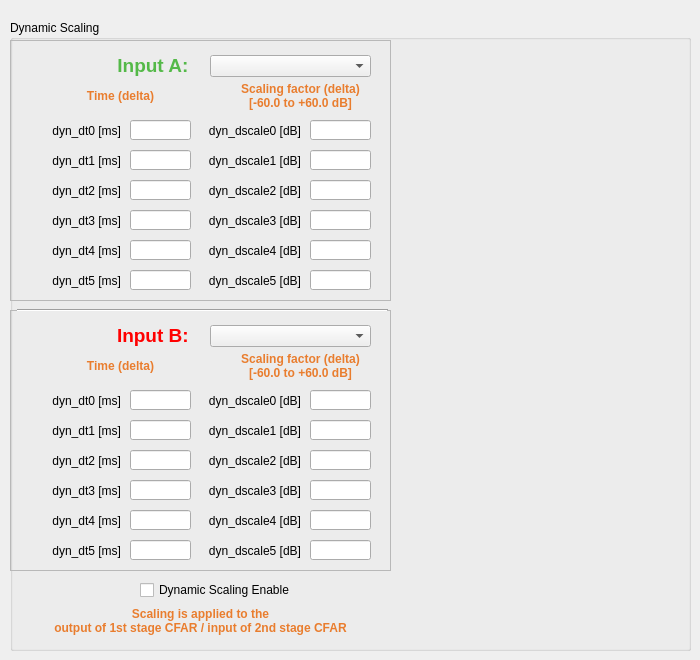
   <widget class="QWidget" name="DynamicScaling">
    <attribute name="title">
     <string>Dynamic Scaling</string>
    </attribute>
    <widget class="QGroupBox" name="groupBox">
     <property name="geometry">
      <rect>
       <x>10</x>
       <y>20</y>
       <width>681</width>
       <height>631</height>
      </rect>
     </property>
     <property name="title">
      <string>Dynamic Scaling</string>
     </property>
     <widget class="QCustomPlot" name="ptDynScale" native="true">
      <property name="geometry">
       <rect>
        <x>390</x>
        <y>20</y>
        <width>271</width>
        <height>531</height>
       </rect>
      </property>
     </widget>
     <widget class="CustomControls::CheckBox" name="checkBox">
      <property name="geometry">
       <rect>
        <x>130</x>
        <y>560</y>
        <width>151</width>
        <height>20</height>
       </rect>
      </property>
      <property name="accessibleName">
       <string>DYN_SC_ENA</string>
      </property>
      <property name="layoutDirection">
       <enum>Qt::LeftToRight</enum>
      </property>
      <property name="text">
       <string>Dynamic Scaling Enable</string>
      </property>
     </widget>
     <widget class="QFrame" name="frame_3">
      <property name="geometry">
       <rect>
        <x>0</x>
        <y>20</y>
        <width>381</width>
        <height>261</height>
       </rect>
      </property>
      <property name="frameShape">
       <enum>QFrame::StyledPanel</enum>
      </property>
      <property name="frameShadow">
       <enum>QFrame::Raised</enum>
      </property>
      <widget class="QLabel" name="label_148">
       <property name="geometry">
        <rect>
         <x>180</x>
         <y>230</y>
         <width>111</width>
         <height>21</height>
        </rect>
       </property>
       <property name="text">
        <string>dyn_dscale5 [dB]</string>
       </property>
       <property name="alignment">
        <set>Qt::AlignRight|Qt::AlignTrailing|Qt::AlignVCenter</set>
       </property>
      </widget>
      <widget class="CustomControls::RealEdit" name="le_dyn_sc_dt0">
       <property name="geometry">
        <rect>
         <x>120</x>
         <y>80</y>
         <width>61</width>
         <height>20</height>
        </rect>
       </property>
       <property name="accessibleName">
        <string>DYN_SC_TIME_0</string>
       </property>
       <property name="readOnly">
        <bool>true</bool>
       </property>
      </widget>
      <widget class="QLabel" name="label_142">
       <property name="geometry">
        <rect>
         <x>180</x>
         <y>140</y>
         <width>111</width>
         <height>21</height>
        </rect>
       </property>
       <property name="text">
        <string>dyn_dscale2 [dB]</string>
       </property>
       <property name="alignment">
        <set>Qt::AlignRight|Qt::AlignTrailing|Qt::AlignVCenter</set>
       </property>
      </widget>
      <widget class="CustomControls::RealEdit" name="le_dyn_sc_dt5">
       <property name="geometry">
        <rect>
         <x>120</x>
         <y>230</y>
         <width>61</width>
         <height>20</height>
        </rect>
       </property>
       <property name="accessibleName">
        <string>DYN_SC_TIME_5</string>
       </property>
      </widget>
      <widget class="QLabel" name="label_131">
       <property name="geometry">
        <rect>
         <x>180</x>
         <y>110</y>
         <width>111</width>
         <height>21</height>
        </rect>
       </property>
       <property name="text">
        <string>dyn_dscale1 [dB]</string>
       </property>
       <property name="alignment">
        <set>Qt::AlignRight|Qt::AlignTrailing|Qt::AlignVCenter</set>
       </property>
      </widget>
      <widget class="CustomControls::RealEdit" name="le_dyn_sc_dt4">
       <property name="geometry">
        <rect>
         <x>120</x>
         <y>200</y>
         <width>61</width>
         <height>20</height>
        </rect>
       </property>
       <property name="accessibleName">
        <string>DYN_SC_TIME_4</string>
       </property>
      </widget>
      <widget class="CustomControls::RealEdit" name="le_dyn_sc_dt1">
       <property name="geometry">
        <rect>
         <x>120</x>
         <y>110</y>
         <width>61</width>
         <height>20</height>
        </rect>
       </property>
       <property name="accessibleName">
        <string>DYN_SC_TIME_1</string>
       </property>
      </widget>
      <widget class="CustomControls::RealEdit" name="le_dyn_sc_dt2">
       <property name="geometry">
        <rect>
         <x>120</x>
         <y>140</y>
         <width>61</width>
         <height>20</height>
        </rect>
       </property>
       <property name="accessibleName">
        <string>DYN_SC_TIME_2</string>
       </property>
      </widget>
      <widget class="QLabel" name="label_60">
       <property name="geometry">
        <rect>
         <x>30</x>
         <y>40</y>
         <width>161</width>
         <height>31</height>
        </rect>
       </property>
       <property name="font">
        <font>
         <weight>75</weight>
         <bold>true</bold>
        </font>
       </property>
       <property name="styleSheet">
        <string notr="true">color: rgb(233, 125, 46);</string>
       </property>
       <property name="text">
        <string>Time (delta)</string>
       </property>
       <property name="alignment">
        <set>Qt::AlignCenter</set>
       </property>
      </widget>
      <widget class="CustomControls::RealEdit" name="le_dyn_sc_val5">
       <property name="geometry">
        <rect>
         <x>300</x>
         <y>230</y>
         <width>61</width>
         <height>20</height>
        </rect>
       </property>
       <property name="accessibleName">
        <string>DYN_SC_VAL_5</string>
       </property>
      </widget>
      <widget class="CustomControls::RealEdit" name="le_dyn_sc_val2">
       <property name="geometry">
        <rect>
         <x>300</x>
         <y>140</y>
         <width>61</width>
         <height>20</height>
        </rect>
       </property>
       <property name="accessibleName">
        <string>DYN_SC_VAL_2</string>
       </property>
      </widget>
      <widget class="CustomControls::RealEdit" name="le_dyn_sc_val4">
       <property name="geometry">
        <rect>
         <x>300</x>
         <y>200</y>
         <width>61</width>
         <height>20</height>
        </rect>
       </property>
       <property name="accessibleName">
        <string>DYN_SC_VAL_4</string>
       </property>
      </widget>
      <widget class="QLabel" name="label_126">
       <property name="geometry">
        <rect>
         <x>180</x>
         <y>80</y>
         <width>111</width>
         <height>21</height>
        </rect>
       </property>
       <property name="text">
        <string>dyn_dscale0 [dB]</string>
       </property>
       <property name="alignment">
        <set>Qt::AlignRight|Qt::AlignTrailing|Qt::AlignVCenter</set>
       </property>
      </widget>
      <widget class="QLabel" name="label_129">
       <property name="geometry">
        <rect>
         <x>0</x>
         <y>80</y>
         <width>111</width>
         <height>21</height>
        </rect>
       </property>
       <property name="text">
        <string>dyn_dt0 [ms]</string>
       </property>
       <property name="alignment">
        <set>Qt::AlignRight|Qt::AlignTrailing|Qt::AlignVCenter</set>
       </property>
      </widget>
      <widget class="CustomControls::RealEdit" name="le_dyn_sc_dt3">
       <property name="geometry">
        <rect>
         <x>120</x>
         <y>170</y>
         <width>61</width>
         <height>20</height>
        </rect>
       </property>
       <property name="accessibleName">
        <string>DYN_SC_TIME_3</string>
       </property>
      </widget>
      <widget class="QLabel" name="label_141">
       <property name="geometry">
        <rect>
         <x>0</x>
         <y>140</y>
         <width>111</width>
         <height>21</height>
        </rect>
       </property>
       <property name="text">
        <string>dyn_dt2 [ms]</string>
       </property>
       <property name="alignment">
        <set>Qt::AlignRight|Qt::AlignTrailing|Qt::AlignVCenter</set>
       </property>
      </widget>
      <widget class="QLabel" name="label_146">
       <property name="geometry">
        <rect>
         <x>180</x>
         <y>200</y>
         <width>111</width>
         <height>21</height>
        </rect>
       </property>
       <property name="text">
        <string>dyn_dscale4 [dB]</string>
       </property>
       <property name="alignment">
        <set>Qt::AlignRight|Qt::AlignTrailing|Qt::AlignVCenter</set>
       </property>
      </widget>
      <widget class="QLabel" name="label_144">
       <property name="geometry">
        <rect>
         <x>180</x>
         <y>170</y>
         <width>111</width>
         <height>21</height>
        </rect>
       </property>
       <property name="text">
        <string>dyn_dscale3 [dB]</string>
       </property>
       <property name="alignment">
        <set>Qt::AlignRight|Qt::AlignTrailing|Qt::AlignVCenter</set>
       </property>
      </widget>
      <widget class="QLabel" name="label_143">
       <property name="geometry">
        <rect>
         <x>0</x>
         <y>170</y>
         <width>111</width>
         <height>21</height>
        </rect>
       </property>
       <property name="text">
        <string>dyn_dt3 [ms]</string>
       </property>
       <property name="alignment">
        <set>Qt::AlignRight|Qt::AlignTrailing|Qt::AlignVCenter</set>
       </property>
      </widget>
      <widget class="CustomControls::RealEdit" name="le_dyn_sc_val0">
       <property name="geometry">
        <rect>
         <x>300</x>
         <y>80</y>
         <width>61</width>
         <height>20</height>
        </rect>
       </property>
       <property name="accessibleName">
        <string>DYN_SC_VAL_0</string>
       </property>
      </widget>
      <widget class="CustomControls::RealEdit" name="le_dyn_sc_val3">
       <property name="geometry">
        <rect>
         <x>300</x>
         <y>170</y>
         <width>61</width>
         <height>20</height>
        </rect>
       </property>
       <property name="accessibleName">
        <string>DYN_SC_VAL_3</string>
       </property>
      </widget>
      <widget class="QLabel" name="label_147">
       <property name="geometry">
        <rect>
         <x>0</x>
         <y>230</y>
         <width>111</width>
         <height>21</height>
        </rect>
       </property>
       <property name="text">
        <string>dyn_dt5 [ms]</string>
       </property>
       <property name="alignment">
        <set>Qt::AlignRight|Qt::AlignTrailing|Qt::AlignVCenter</set>
       </property>
      </widget>
      <widget class="QLabel" name="label_145">
       <property name="geometry">
        <rect>
         <x>0</x>
         <y>200</y>
         <width>111</width>
         <height>21</height>
        </rect>
       </property>
       <property name="text">
        <string>dyn_dt4 [ms]</string>
       </property>
       <property name="alignment">
        <set>Qt::AlignRight|Qt::AlignTrailing|Qt::AlignVCenter</set>
       </property>
      </widget>
      <widget class="QLabel" name="label_63">
       <property name="geometry">
        <rect>
         <x>210</x>
         <y>40</y>
         <width>161</width>
         <height>31</height>
        </rect>
       </property>
       <property name="font">
        <font>
         <weight>75</weight>
         <bold>true</bold>
        </font>
       </property>
       <property name="styleSheet">
        <string notr="true">color: rgb(233, 125, 46);</string>
       </property>
       <property name="text">
        <string>Scaling factor (delta) 
[-60.0 to +60.0 dB]</string>
       </property>
       <property name="alignment">
        <set>Qt::AlignCenter</set>
       </property>
      </widget>
      <widget class="QLabel" name="label_130">
       <property name="geometry">
        <rect>
         <x>0</x>
         <y>110</y>
         <width>111</width>
         <height>21</height>
        </rect>
       </property>
       <property name="text">
        <string>dyn_dt1 [ms]</string>
       </property>
       <property name="alignment">
        <set>Qt::AlignRight|Qt::AlignTrailing|Qt::AlignVCenter</set>
       </property>
      </widget>
      <widget class="CustomControls::RealEdit" name="le_dyn_sc_val1">
       <property name="geometry">
        <rect>
         <x>300</x>
         <y>110</y>
         <width>61</width>
         <height>20</height>
        </rect>
       </property>
       <property name="accessibleName">
        <string>DYN_SC_VAL_1</string>
       </property>
      </widget>
      <widget class="QLabel" name="label_66">
       <property name="geometry">
        <rect>
         <x>0</x>
         <y>0</y>
         <width>291</width>
         <height>51</height>
        </rect>
       </property>
       <property name="font">
        <font>
         <pointsize>14</pointsize>
         <weight>75</weight>
         <bold>true</bold>
        </font>
       </property>
       <property name="styleSheet">
        <string notr="true">color: rgb(84, 185, 72);</string>
       </property>
       <property name="text">
        <string>Input A: </string>
       </property>
       <property name="alignment">
        <set>Qt::AlignCenter</set>
       </property>
      </widget>
      <widget class="CustomControls::ComboBox" name="cbDynScChA">
       <property name="geometry">
        <rect>
         <x>200</x>
         <y>15</y>
         <width>161</width>
         <height>22</height>
        </rect>
       </property>
      </widget>
     </widget>
     <widget class="QLabel" name="label_64">
      <property name="geometry">
       <rect>
        <x>10</x>
        <y>580</y>
        <width>361</width>
        <height>41</height>
       </rect>
      </property>
      <property name="font">
       <font>
        <weight>75</weight>
        <bold>true</bold>
       </font>
      </property>
      <property name="styleSheet">
       <string notr="true">color: rgb(233, 125, 46);</string>
      </property>
      <property name="text">
       <string>Scaling is applied to the 
output of 1st stage CFAR / input of 2nd stage CFAR</string>
      </property>
      <property name="alignment">
       <set>Qt::AlignCenter</set>
      </property>
     </widget>
     <widget class="QFrame" name="frame_4">
      <property name="geometry">
       <rect>
        <x>0</x>
        <y>290</y>
        <width>381</width>
        <height>261</height>
       </rect>
      </property>
      <property name="frameShape">
       <enum>QFrame::StyledPanel</enum>
      </property>
      <property name="frameShadow">
       <enum>QFrame::Raised</enum>
      </property>
      <widget class="QLabel" name="label_149">
       <property name="geometry">
        <rect>
         <x>180</x>
         <y>230</y>
         <width>111</width>
         <height>21</height>
        </rect>
       </property>
       <property name="text">
        <string>dyn_dscale5 [dB]</string>
       </property>
       <property name="alignment">
        <set>Qt::AlignRight|Qt::AlignTrailing|Qt::AlignVCenter</set>
       </property>
      </widget>
      <widget class="CustomControls::RealEdit" name="le_dyn_sc_dt0_2">
       <property name="geometry">
        <rect>
         <x>120</x>
         <y>80</y>
         <width>61</width>
         <height>20</height>
        </rect>
       </property>
       <property name="accessibleName">
        <string>DYN_SC_TIME_0_B</string>
       </property>
       <property name="readOnly">
        <bool>true</bool>
       </property>
      </widget>
      <widget class="QLabel" name="label_150">
       <property name="geometry">
        <rect>
         <x>180</x>
         <y>140</y>
         <width>111</width>
         <height>21</height>
        </rect>
       </property>
       <property name="text">
        <string>dyn_dscale2 [dB]</string>
       </property>
       <property name="alignment">
        <set>Qt::AlignRight|Qt::AlignTrailing|Qt::AlignVCenter</set>
       </property>
      </widget>
      <widget class="CustomControls::RealEdit" name="le_dyn_sc_dt5_2">
       <property name="geometry">
        <rect>
         <x>120</x>
         <y>230</y>
         <width>61</width>
         <height>20</height>
        </rect>
       </property>
       <property name="accessibleName">
        <string>DYN_SC_TIME_5_B</string>
       </property>
      </widget>
      <widget class="QLabel" name="label_151">
       <property name="geometry">
        <rect>
         <x>180</x>
         <y>110</y>
         <width>111</width>
         <height>21</height>
        </rect>
       </property>
       <property name="text">
        <string>dyn_dscale1 [dB]</string>
       </property>
       <property name="alignment">
        <set>Qt::AlignRight|Qt::AlignTrailing|Qt::AlignVCenter</set>
       </property>
      </widget>
      <widget class="CustomControls::RealEdit" name="le_dyn_sc_dt4_2">
       <property name="geometry">
        <rect>
         <x>120</x>
         <y>200</y>
         <width>61</width>
         <height>20</height>
        </rect>
       </property>
       <property name="accessibleName">
        <string>DYN_SC_TIME_4_B</string>
       </property>
      </widget>
      <widget class="CustomControls::RealEdit" name="le_dyn_sc_dt1_2">
       <property name="geometry">
        <rect>
         <x>120</x>
         <y>110</y>
         <width>61</width>
         <height>20</height>
        </rect>
       </property>
       <property name="accessibleName">
        <string>DYN_SC_TIME_1_B</string>
       </property>
      </widget>
      <widget class="CustomControls::RealEdit" name="le_dyn_sc_dt2_2">
       <property name="geometry">
        <rect>
         <x>120</x>
         <y>140</y>
         <width>61</width>
         <height>20</height>
        </rect>
       </property>
       <property name="accessibleName">
        <string>DYN_SC_TIME_2_B</string>
       </property>
      </widget>
      <widget class="QLabel" name="label_67">
       <property name="geometry">
        <rect>
         <x>30</x>
         <y>40</y>
         <width>161</width>
         <height>31</height>
        </rect>
       </property>
       <property name="font">
        <font>
         <weight>75</weight>
         <bold>true</bold>
        </font>
       </property>
       <property name="styleSheet">
        <string notr="true">color: rgb(233, 125, 46);</string>
       </property>
       <property name="text">
        <string>Time (delta)</string>
       </property>
       <property name="alignment">
        <set>Qt::AlignCenter</set>
       </property>
      </widget>
      <widget class="CustomControls::RealEdit" name="le_dyn_sc_val5_2">
       <property name="geometry">
        <rect>
         <x>300</x>
         <y>230</y>
         <width>61</width>
         <height>20</height>
        </rect>
       </property>
       <property name="accessibleName">
        <string>DYN_SC_VAL_5_B</string>
       </property>
      </widget>
      <widget class="CustomControls::RealEdit" name="le_dyn_sc_val2_2">
       <property name="geometry">
        <rect>
         <x>300</x>
         <y>140</y>
         <width>61</width>
         <height>20</height>
        </rect>
       </property>
       <property name="accessibleName">
        <string>DYN_SC_VAL_2_B</string>
       </property>
      </widget>
      <widget class="CustomControls::RealEdit" name="le_dyn_sc_val4_2">
       <property name="geometry">
        <rect>
         <x>300</x>
         <y>200</y>
         <width>61</width>
         <height>20</height>
        </rect>
       </property>
       <property name="accessibleName">
        <string>DYN_SC_VAL_4_B</string>
       </property>
      </widget>
      <widget class="QLabel" name="label_152">
       <property name="geometry">
        <rect>
         <x>180</x>
         <y>80</y>
         <width>111</width>
         <height>21</height>
        </rect>
       </property>
       <property name="text">
        <string>dyn_dscale0 [dB]</string>
       </property>
       <property name="alignment">
        <set>Qt::AlignRight|Qt::AlignTrailing|Qt::AlignVCenter</set>
       </property>
      </widget>
      <widget class="QLabel" name="label_153">
       <property name="geometry">
        <rect>
         <x>0</x>
         <y>80</y>
         <width>111</width>
         <height>21</height>
        </rect>
       </property>
       <property name="text">
        <string>dyn_dt0 [ms]</string>
       </property>
       <property name="alignment">
        <set>Qt::AlignRight|Qt::AlignTrailing|Qt::AlignVCenter</set>
       </property>
      </widget>
      <widget class="CustomControls::RealEdit" name="le_dyn_sc_dt3_2">
       <property name="geometry">
        <rect>
         <x>120</x>
         <y>170</y>
         <width>61</width>
         <height>20</height>
        </rect>
       </property>
       <property name="accessibleName">
        <string>DYN_SC_TIME_3_B</string>
       </property>
      </widget>
      <widget class="QLabel" name="label_154">
       <property name="geometry">
        <rect>
         <x>0</x>
         <y>140</y>
         <width>111</width>
         <height>21</height>
        </rect>
       </property>
       <property name="text">
        <string>dyn_dt2 [ms]</string>
       </property>
       <property name="alignment">
        <set>Qt::AlignRight|Qt::AlignTrailing|Qt::AlignVCenter</set>
       </property>
      </widget>
      <widget class="QLabel" name="label_155">
       <property name="geometry">
        <rect>
         <x>180</x>
         <y>200</y>
         <width>111</width>
         <height>21</height>
        </rect>
       </property>
       <property name="text">
        <string>dyn_dscale4 [dB]</string>
       </property>
       <property name="alignment">
        <set>Qt::AlignRight|Qt::AlignTrailing|Qt::AlignVCenter</set>
       </property>
      </widget>
      <widget class="QLabel" name="label_156">
       <property name="geometry">
        <rect>
         <x>180</x>
         <y>170</y>
         <width>111</width>
         <height>21</height>
        </rect>
       </property>
       <property name="text">
        <string>dyn_dscale3 [dB]</string>
       </property>
       <property name="alignment">
        <set>Qt::AlignRight|Qt::AlignTrailing|Qt::AlignVCenter</set>
       </property>
      </widget>
      <widget class="QLabel" name="label_157">
       <property name="geometry">
        <rect>
         <x>0</x>
         <y>170</y>
         <width>111</width>
         <height>21</height>
        </rect>
       </property>
       <property name="text">
        <string>dyn_dt3 [ms]</string>
       </property>
       <property name="alignment">
        <set>Qt::AlignRight|Qt::AlignTrailing|Qt::AlignVCenter</set>
       </property>
      </widget>
      <widget class="CustomControls::RealEdit" name="le_dyn_sc_val0_2">
       <property name="geometry">
        <rect>
         <x>300</x>
         <y>80</y>
         <width>61</width>
         <height>20</height>
        </rect>
       </property>
       <property name="accessibleName">
        <string>DYN_SC_VAL_0_B</string>
       </property>
      </widget>
      <widget class="CustomControls::RealEdit" name="le_dyn_sc_val3_2">
       <property name="geometry">
        <rect>
         <x>300</x>
         <y>170</y>
         <width>61</width>
         <height>20</height>
        </rect>
       </property>
       <property name="accessibleName">
        <string>DYN_SC_VAL_3_B</string>
       </property>
      </widget>
      <widget class="QLabel" name="label_158">
       <property name="geometry">
        <rect>
         <x>0</x>
         <y>230</y>
         <width>111</width>
         <height>21</height>
        </rect>
       </property>
       <property name="text">
        <string>dyn_dt5 [ms]</string>
       </property>
       <property name="alignment">
        <set>Qt::AlignRight|Qt::AlignTrailing|Qt::AlignVCenter</set>
       </property>
      </widget>
      <widget class="QLabel" name="label_159">
       <property name="geometry">
        <rect>
         <x>0</x>
         <y>200</y>
         <width>111</width>
         <height>21</height>
        </rect>
       </property>
       <property name="text">
        <string>dyn_dt4 [ms]</string>
       </property>
       <property name="alignment">
        <set>Qt::AlignRight|Qt::AlignTrailing|Qt::AlignVCenter</set>
       </property>
      </widget>
      <widget class="QLabel" name="label_68">
       <property name="geometry">
        <rect>
         <x>210</x>
         <y>40</y>
         <width>161</width>
         <height>31</height>
        </rect>
       </property>
       <property name="font">
        <font>
         <weight>75</weight>
         <bold>true</bold>
        </font>
       </property>
       <property name="styleSheet">
        <string notr="true">color: rgb(233, 125, 46);</string>
       </property>
       <property name="text">
        <string>Scaling factor (delta) 
[-60.0 to +60.0 dB]</string>
       </property>
       <property name="alignment">
        <set>Qt::AlignCenter</set>
       </property>
      </widget>
      <widget class="QLabel" name="label_160">
       <property name="geometry">
        <rect>
         <x>0</x>
         <y>110</y>
         <width>111</width>
         <height>21</height>
        </rect>
       </property>
       <property name="text">
        <string>dyn_dt1 [ms]</string>
       </property>
       <property name="alignment">
        <set>Qt::AlignRight|Qt::AlignTrailing|Qt::AlignVCenter</set>
       </property>
      </widget>
      <widget class="CustomControls::RealEdit" name="le_dyn_sc_val1_2">
       <property name="geometry">
        <rect>
         <x>300</x>
         <y>110</y>
         <width>61</width>
         <height>20</height>
        </rect>
       </property>
       <property name="accessibleName">
        <string>DYN_SC_VAL_1_B</string>
       </property>
      </widget>
      <widget class="QLabel" name="label_70">
       <property name="geometry">
        <rect>
         <x>0</x>
         <y>0</y>
         <width>291</width>
         <height>51</height>
        </rect>
       </property>
       <property name="font">
        <font>
         <pointsize>14</pointsize>
         <weight>75</weight>
         <bold>true</bold>
        </font>
       </property>
       <property name="styleSheet">
        <string notr="true">color: red;</string>
       </property>
       <property name="text">
        <string>Input B: </string>
       </property>
       <property name="alignment">
        <set>Qt::AlignCenter</set>
       </property>
      </widget>
      <widget class="CustomControls::ComboBox" name="cbDynScChB">
       <property name="geometry">
        <rect>
         <x>200</x>
         <y>15</y>
         <width>161</width>
         <height>22</height>
        </rect>
       </property>
      </widget>
     </widget>
     <widget class="Line" name="line">
      <property name="geometry">
       <rect>
        <x>7</x>
        <y>280</y>
        <width>371</width>
        <height>20</height>
       </rect>
      </property>
      <property name="orientation">
       <enum>Qt::Horizontal</enum>
      </property>
     </widget>
    </widget>
   </widget>
